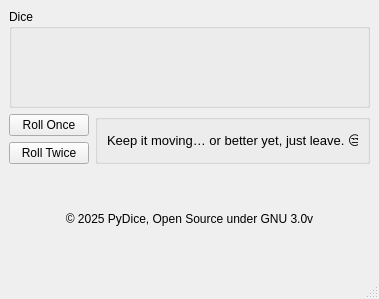
<?xml version="1.0" encoding="UTF-8"?>
<ui version="4.0">
 <class>MainWindow</class>
 <widget class="QMainWindow" name="MainWindow">
  <property name="geometry">
   <rect>
    <x>0</x>
    <y>0</y>
    <width>379</width>
    <height>299</height>
   </rect>
  </property>
  <property name="minimumSize">
   <size>
    <width>379</width>
    <height>299</height>
   </size>
  </property>
  <property name="maximumSize">
   <size>
    <width>379</width>
    <height>299</height>
   </size>
  </property>
  <property name="windowTitle">
   <string>PyDice</string>
  </property>
  <property name="windowIcon">
   <iconset resource="../resource/resources.qrc">
    <normaloff>:/Icons/assets/icon.png</normaloff>:/Icons/assets/icon.png</iconset>
  </property>
  <widget class="QWidget" name="MainGridLayout">
   <layout class="QGridLayout" name="gridLayout">
    <item row="1" column="1" rowspan="2" colspan="2">
     <widget class="QGroupBox" name="LabelBox">
      <property name="title">
       <string/>
      </property>
      <layout class="QGridLayout" name="gridLayout_3">
       <item row="0" column="0">
        <widget class="QLabel" name="StatusLabel">
         <property name="text">
          <string>&lt;html&gt;&lt;head/&gt;&lt;body&gt;&lt;p align=&quot;center&quot;&gt;&lt;span style=&quot; font-size:10pt;&quot;&gt;Keep it moving… or better yet, just leave. 😒&lt;/span&gt;&lt;/p&gt;&lt;/body&gt;&lt;/html&gt;</string>
         </property>
        </widget>
       </item>
      </layout>
     </widget>
    </item>
    <item row="2" column="0">
     <widget class="QPushButton" name="RollTwiceButton">
      <property name="text">
       <string>Roll Twice</string>
      </property>
     </widget>
    </item>
    <item row="0" column="0" colspan="3">
     <widget class="QGroupBox" name="DiceGroupBox">
      <property name="title">
       <string>Dice</string>
      </property>
      <layout class="QGridLayout" name="gridLayout_2">
       <item row="0" column="0" alignment="Qt::AlignmentFlag::AlignHCenter">
        <widget class="QLabel" name="FirstDicePixmap">
         <property name="text">
          <string/>
         </property>
         <property name="pixmap">
          <pixmap resource="../resource/resources.qrc">:/Dices/assets/diceGreenAlt2.png</pixmap>
         </property>
        </widget>
       </item>
       <item row="0" column="1" rowspan="2" alignment="Qt::AlignmentFlag::AlignHCenter">
        <widget class="QLabel" name="SecondDicePixmap">
         <property name="text">
          <string/>
         </property>
         <property name="pixmap">
          <pixmap resource="../resource/resources.qrc">:/Dices/assets/diceGreenAlt4.png</pixmap>
         </property>
        </widget>
       </item>
      </layout>
     </widget>
    </item>
    <item row="3" column="0" colspan="3">
     <widget class="QLabel" name="FooterLabel">
      <property name="text">
       <string>&lt;html&gt;&lt;head/&gt;&lt;body&gt;&lt;p align=&quot;center&quot;&gt;© 2025 PyDice, Open Source under GNU 3.0v&lt;/p&gt;&lt;/body&gt;&lt;/html&gt;</string>
      </property>
     </widget>
    </item>
    <item row="1" column="0">
     <widget class="QPushButton" name="RollOnceButton">
      <property name="text">
       <string>Roll Once</string>
      </property>
     </widget>
    </item>
   </layout>
  </widget>
  <widget class="QStatusBar" name="statusbar"/>
  <action name="actionAbout">
   <property name="text">
    <string>About</string>
   </property>
  </action>
 </widget>
 <resources>
  <include location="../resource/resources.qrc"/>
 </resources>
 <connections/>
</ui>
